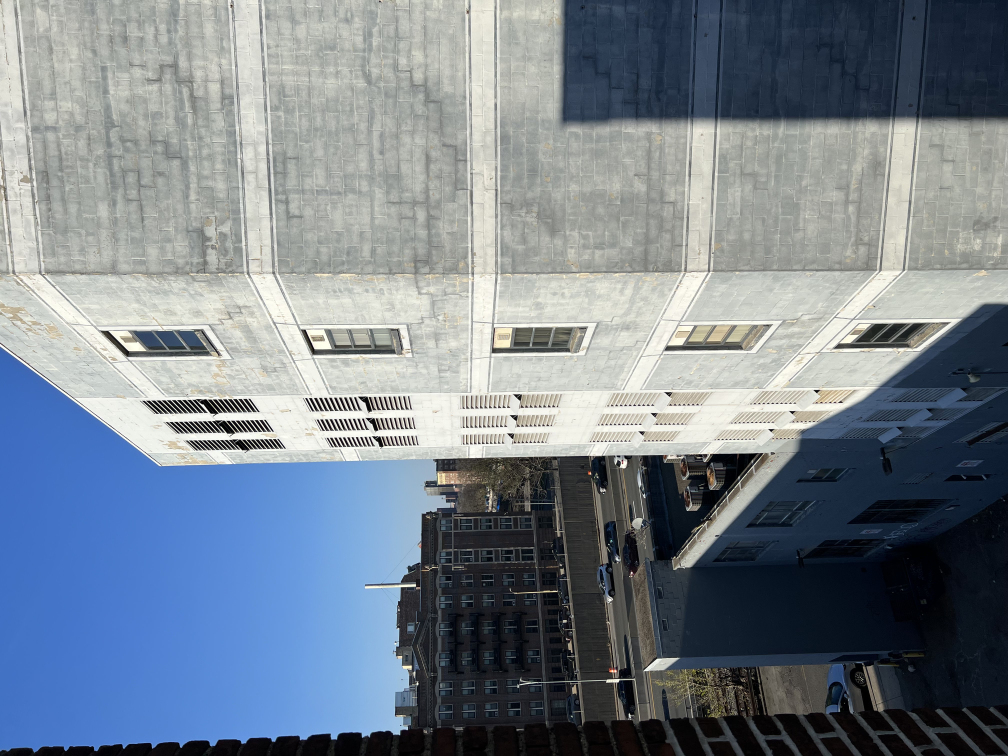
%> input picture LAB5/50_per_building/IMG_4099.jpg, 4032 x 3024 px (shown at 1/4 size); its folder holds 4 pictures in this run
$ octave brick_wall.m   (GNU Octave 9; MATLAB toolbox functions it lacks are replaced by stand-ins)
%> lines starting %> are read from the running program, lines starting %| are printed output that depends on the picture
% Load images.
buildingDir = fullfile('50_per_building');
buildingScene = imageDatastore(buildingDir);

% Display images to be stitched.
montage(buildingScene.Files)
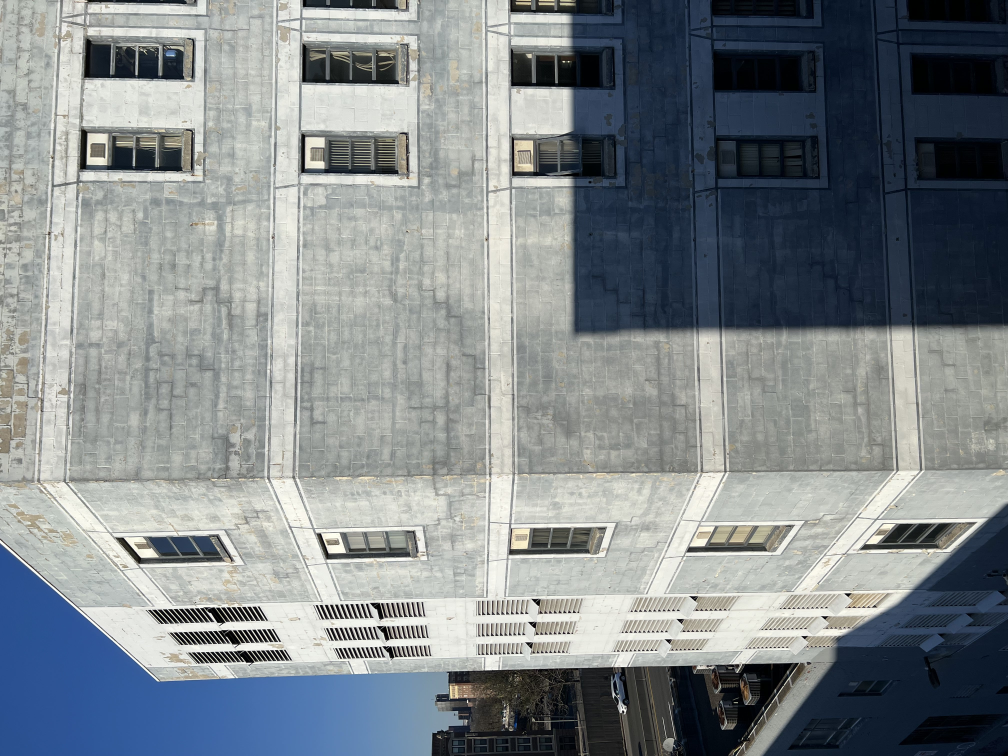
%> input picture LAB5/50_per_building/IMG_4100.jpg, 4032 x 3024 px (shown at 1/4 size)
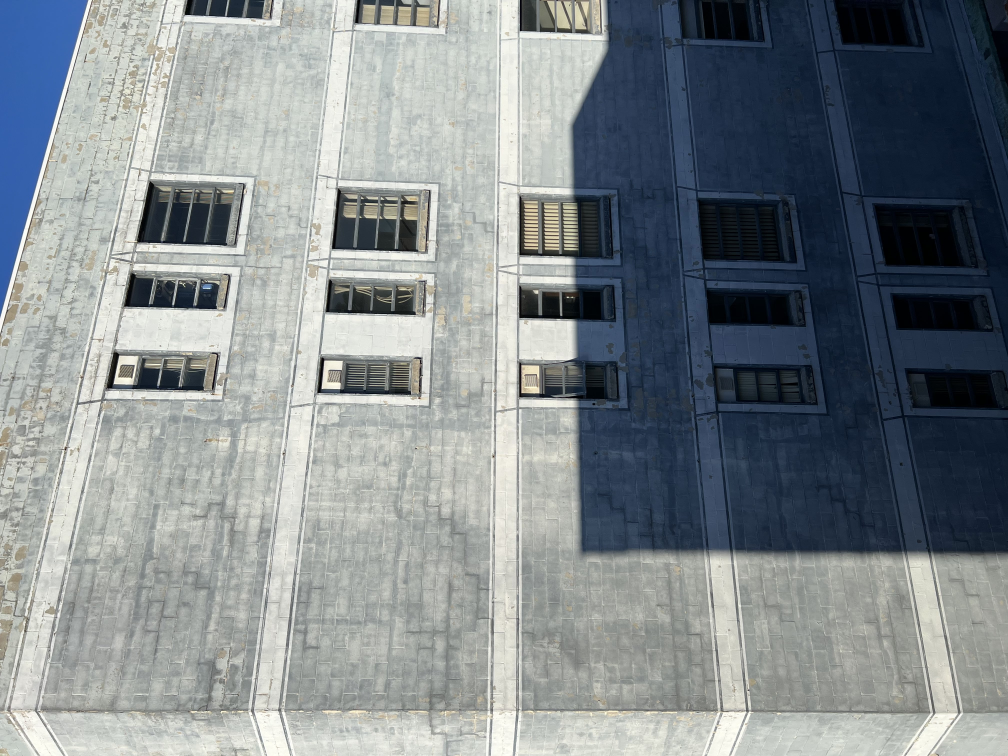
%> input picture LAB5/50_per_building/IMG_4101.jpg, 4032 x 3024 px (shown at 1/4 size)
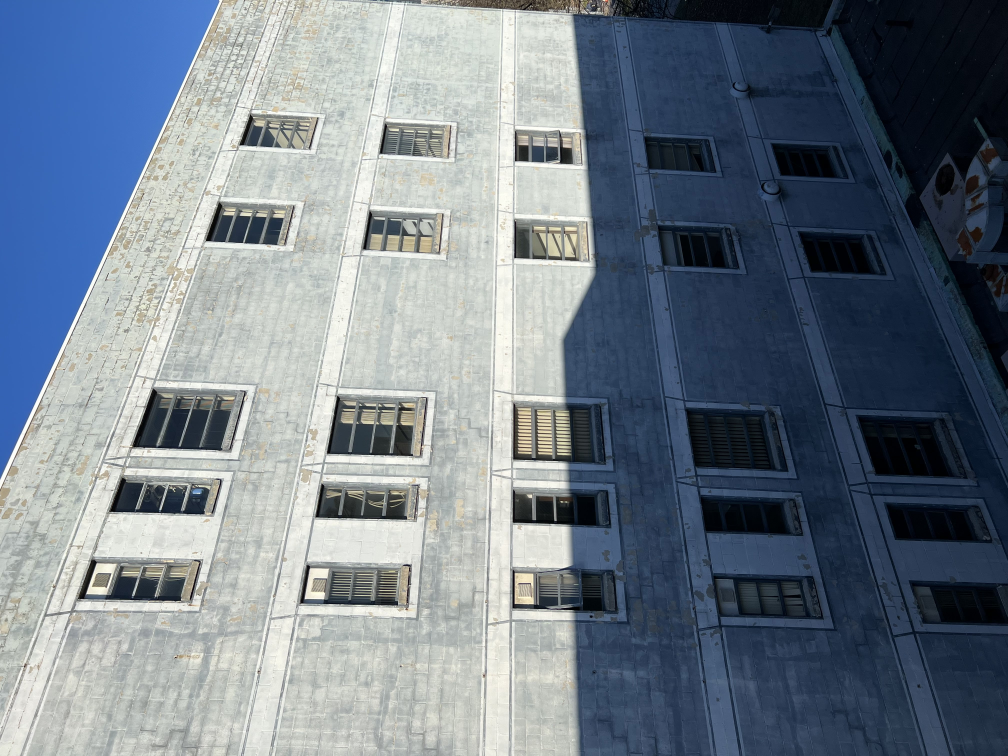
%> input picture LAB5/50_per_building/IMG_4102.jpg, 4032 x 3024 px (shown at 1/4 size)
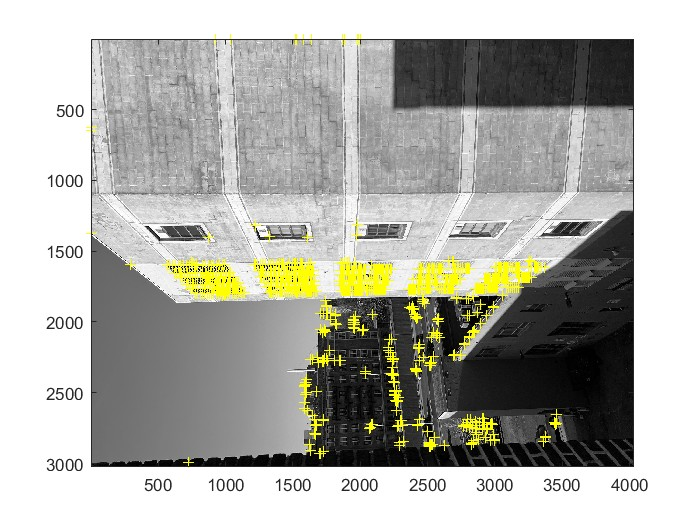
%> input picture LAB5/50_per_building/harris_4099.jpg, 700 x 525 px
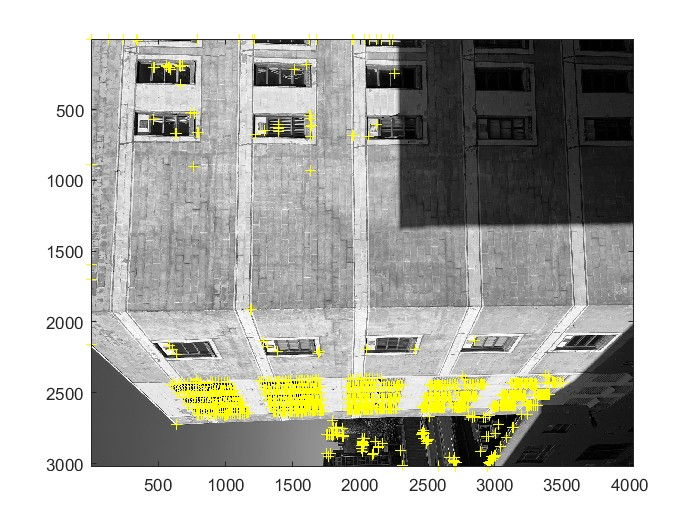
%> input picture LAB5/50_per_building/harris_4100.jpg, 700 x 525 px

% Read the first image from the image set.
I = readimage(buildingScene,1);

% Initialize features for I(1)
grayImage = im2gray(I);
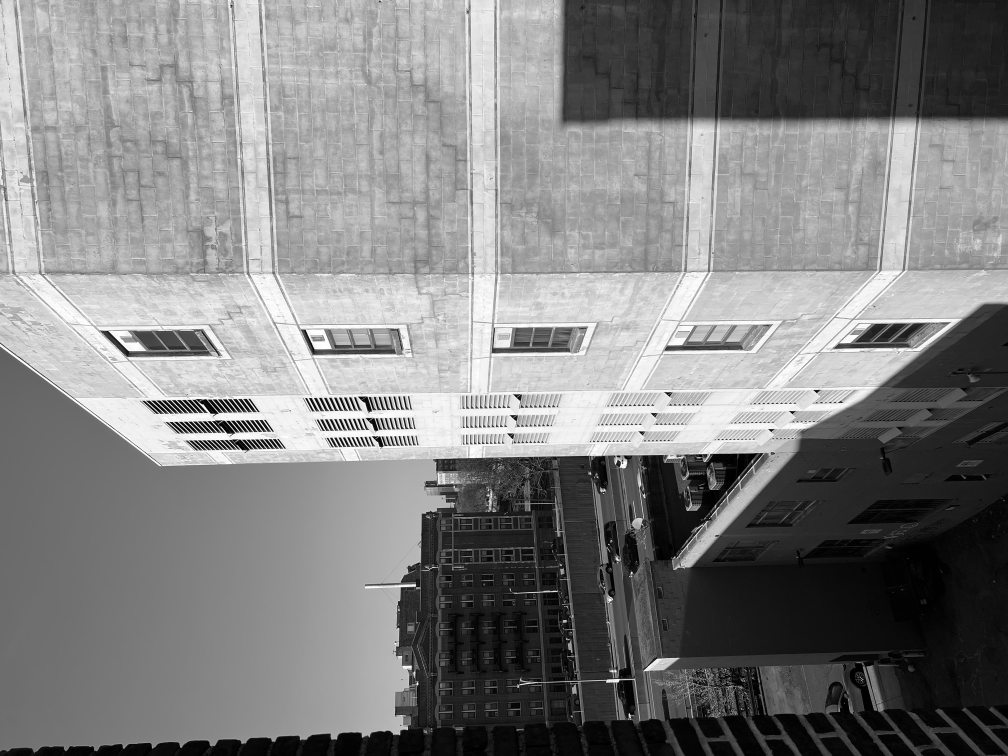
%> grayImage: size 3024x4032 uint8 (shown at 1/4 size); min 0, max 255, mean 128.2
%> (the run ends here)
